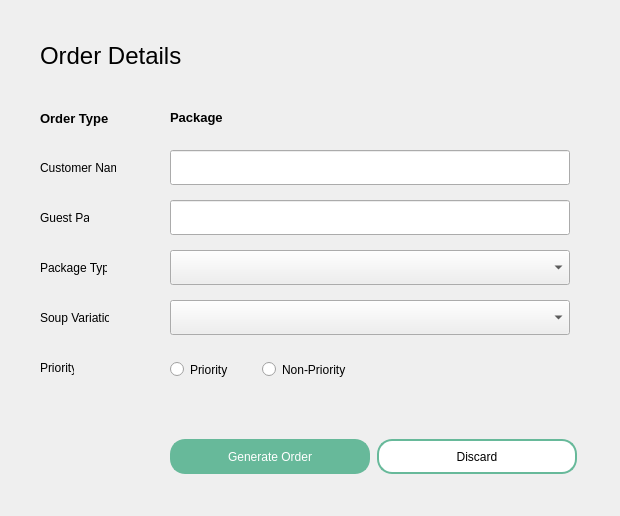
<?xml version="1.0" encoding="UTF-8"?>
<ui version="4.0">
 <class>Dialog</class>
 <widget class="QDialog" name="Dialog">
  <property name="geometry">
   <rect>
    <x>0</x>
    <y>0</y>
    <width>620</width>
    <height>516</height>
   </rect>
  </property>
  <property name="windowTitle">
   <string>Dialog</string>
  </property>
  <widget class="QWidget" name="widget_4" native="true">
   <property name="geometry">
    <rect>
     <x>30</x>
     <y>0</y>
     <width>594</width>
     <height>501</height>
    </rect>
   </property>
   <widget class="QLabel" name="label_15">
    <property name="geometry">
     <rect>
      <x>0</x>
      <y>439</y>
      <width>16</width>
      <height>16</height>
     </rect>
    </property>
    <property name="text">
     <string/>
    </property>
   </widget>
   <widget class="QWidget" name="widget_5" native="true">
    <property name="geometry">
     <rect>
      <x>140</x>
      <y>439</y>
      <width>447</width>
      <height>35</height>
     </rect>
    </property>
    <property name="sizePolicy">
     <sizepolicy hsizetype="Preferred" vsizetype="Preferred">
      <horstretch>0</horstretch>
      <verstretch>0</verstretch>
     </sizepolicy>
    </property>
    <layout class="QHBoxLayout" name="horizontalLayout_3">
     <property name="spacing">
      <number>7</number>
     </property>
     <property name="leftMargin">
      <number>0</number>
     </property>
     <property name="topMargin">
      <number>0</number>
     </property>
     <property name="rightMargin">
      <number>0</number>
     </property>
     <property name="bottomMargin">
      <number>0</number>
     </property>
     <item>
      <widget class="QPushButton" name="pushButton_6">
       <property name="sizePolicy">
        <sizepolicy hsizetype="Fixed" vsizetype="Fixed">
         <horstretch>0</horstretch>
         <verstretch>0</verstretch>
        </sizepolicy>
       </property>
       <property name="minimumSize">
        <size>
         <width>200</width>
         <height>35</height>
        </size>
       </property>
       <property name="maximumSize">
        <size>
         <width>200</width>
         <height>35</height>
        </size>
       </property>
       <property name="styleSheet">
        <string notr="true">QPushButton {
    background-color: #67B99A;
    color: white;
    border: 2px solid #67B99A;
    padding: 8px 16px;
    border-radius: 15px;
}
QPushButton:hover {
    background-color: #5CAE8B;
    border: 2px solid #5CAE8B;
}
QPushButton:pressed {
    background-color: #4D9C7F;
	border: 2px solid #4D9C7F;
}</string>
       </property>
       <property name="text">
        <string>Generate Order</string>
       </property>
      </widget>
     </item>
     <item>
      <widget class="QPushButton" name="pushButton_7">
       <property name="sizePolicy">
        <sizepolicy hsizetype="Fixed" vsizetype="Fixed">
         <horstretch>0</horstretch>
         <verstretch>0</verstretch>
        </sizepolicy>
       </property>
       <property name="minimumSize">
        <size>
         <width>200</width>
         <height>35</height>
        </size>
       </property>
       <property name="maximumSize">
        <size>
         <width>200</width>
         <height>35</height>
        </size>
       </property>
       <property name="styleSheet">
        <string notr="true">QPushButton {
    background-color: white;
    border: 2px solid #67B99A;
    color: black;
    padding: 8px 16px;
    border-radius: 15px;
}

QPushButton:hover {
    border: 2px solid #4D926D;
}

QPushButton:pressed {
	background-color: #F0F0F0;
	border: 2px solid #265C42;
}</string>
       </property>
       <property name="text">
        <string>Discard</string>
       </property>
      </widget>
     </item>
     <item>
      <spacer name="horizontalSpacer_4">
       <property name="orientation">
        <enum>Qt::Horizontal</enum>
       </property>
       <property name="sizeHint" stdset="0">
        <size>
         <width>40</width>
         <height>20</height>
        </size>
       </property>
      </spacer>
     </item>
    </layout>
   </widget>
   <widget class="QWidget" name="layoutWidget">
    <property name="geometry">
     <rect>
      <x>10</x>
      <y>40</y>
      <width>536</width>
      <height>31</height>
     </rect>
    </property>
    <layout class="QHBoxLayout" name="horizontalLayout_8">
     <item>
      <widget class="QLabel" name="label_5">
       <property name="font">
        <font>
         <pointsize>18</pointsize>
        </font>
       </property>
       <property name="text">
        <string>Order Details</string>
       </property>
      </widget>
     </item>
    </layout>
   </widget>
   <widget class="QLabel" name="label_14">
    <property name="geometry">
     <rect>
      <x>10</x>
      <y>110</y>
      <width>71</width>
      <height>16</height>
     </rect>
    </property>
    <property name="font">
     <font>
      <pointsize>10</pointsize>
      <weight>75</weight>
      <bold>true</bold>
     </font>
    </property>
    <property name="text">
     <string>Order Type</string>
    </property>
   </widget>
   <widget class="QLabel" name="label_10">
    <property name="geometry">
     <rect>
      <x>10</x>
      <y>160</y>
      <width>76</width>
      <height>16</height>
     </rect>
    </property>
    <property name="text">
     <string>Customer Name</string>
    </property>
   </widget>
   <widget class="QLineEdit" name="lineEdit_9">
    <property name="geometry">
     <rect>
      <x>140</x>
      <y>150</y>
      <width>400</width>
      <height>35</height>
     </rect>
    </property>
    <property name="minimumSize">
     <size>
      <width>400</width>
      <height>35</height>
     </size>
    </property>
    <property name="maximumSize">
     <size>
      <width>400</width>
      <height>35</height>
     </size>
    </property>
    <property name="styleSheet">
     <string notr="true"/>
    </property>
   </widget>
   <widget class="QLabel" name="label_20">
    <property name="geometry">
     <rect>
      <x>10</x>
      <y>260</y>
      <width>67</width>
      <height>16</height>
     </rect>
    </property>
    <property name="text">
     <string>Package Type</string>
    </property>
   </widget>
   <widget class="QComboBox" name="comboBox_2">
    <property name="geometry">
     <rect>
      <x>140</x>
      <y>250</y>
      <width>400</width>
      <height>35</height>
     </rect>
    </property>
    <property name="minimumSize">
     <size>
      <width>400</width>
      <height>35</height>
     </size>
    </property>
    <property name="maximumSize">
     <size>
      <width>400</width>
      <height>35</height>
     </size>
    </property>
    <property name="styleSheet">
     <string notr="true"/>
    </property>
   </widget>
   <widget class="QLineEdit" name="lineEdit_7">
    <property name="geometry">
     <rect>
      <x>140</x>
      <y>200</y>
      <width>400</width>
      <height>35</height>
     </rect>
    </property>
    <property name="minimumSize">
     <size>
      <width>400</width>
      <height>35</height>
     </size>
    </property>
    <property name="maximumSize">
     <size>
      <width>400</width>
      <height>35</height>
     </size>
    </property>
    <property name="styleSheet">
     <string notr="true"/>
    </property>
   </widget>
   <widget class="QLabel" name="label_19">
    <property name="geometry">
     <rect>
      <x>10</x>
      <y>210</y>
      <width>49</width>
      <height>16</height>
     </rect>
    </property>
    <property name="text">
     <string>Guest Pax</string>
    </property>
   </widget>
   <widget class="QLabel" name="label_18">
    <property name="geometry">
     <rect>
      <x>10</x>
      <y>360</y>
      <width>34</width>
      <height>16</height>
     </rect>
    </property>
    <property name="text">
     <string>Priority</string>
    </property>
   </widget>
   <widget class="QLabel" name="label_17">
    <property name="geometry">
     <rect>
      <x>10</x>
      <y>310</y>
      <width>69</width>
      <height>16</height>
     </rect>
    </property>
    <property name="text">
     <string>Soup Variation</string>
    </property>
   </widget>
   <widget class="QComboBox" name="comboBox_3">
    <property name="geometry">
     <rect>
      <x>140</x>
      <y>300</y>
      <width>400</width>
      <height>35</height>
     </rect>
    </property>
    <property name="minimumSize">
     <size>
      <width>400</width>
      <height>35</height>
     </size>
    </property>
    <property name="maximumSize">
     <size>
      <width>400</width>
      <height>35</height>
     </size>
    </property>
    <property name="styleSheet">
     <string notr="true"/>
    </property>
   </widget>
   <widget class="QWidget" name="layoutWidget_3">
    <property name="geometry">
     <rect>
      <x>140</x>
      <y>360</y>
      <width>181</width>
      <height>19</height>
     </rect>
    </property>
    <layout class="QHBoxLayout" name="horizontalLayout_6">
     <item>
      <widget class="QRadioButton" name="radioButton_3">
       <property name="text">
        <string>Priority</string>
       </property>
      </widget>
     </item>
     <item>
      <widget class="QRadioButton" name="radioButton_4">
       <property name="text">
        <string>Non-Priority</string>
       </property>
      </widget>
     </item>
    </layout>
   </widget>
   <widget class="QLabel" name="label">
    <property name="geometry">
     <rect>
      <x>140</x>
      <y>100</y>
      <width>400</width>
      <height>35</height>
     </rect>
    </property>
    <property name="minimumSize">
     <size>
      <width>400</width>
      <height>35</height>
     </size>
    </property>
    <property name="maximumSize">
     <size>
      <width>400</width>
      <height>35</height>
     </size>
    </property>
    <property name="font">
     <font>
      <pointsize>10</pointsize>
      <weight>75</weight>
      <bold>true</bold>
     </font>
    </property>
    <property name="text">
     <string>Package</string>
    </property>
   </widget>
  </widget>
 </widget>
 <resources/>
 <connections/>
</ui>
